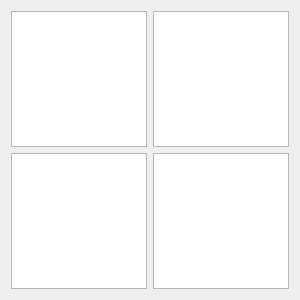
<?xml version="1.0" encoding="UTF-8"?>
<ui version="4.0">
 <class>ResolutionIdentifier</class>
 <widget class="QDialog" name="ResolutionIdentifier">
  <property name="geometry">
   <rect>
    <x>0</x>
    <y>0</y>
    <width>300</width>
    <height>300</height>
   </rect>
  </property>
  <property name="minimumSize">
   <size>
    <width>300</width>
    <height>300</height>
   </size>
  </property>
  <property name="maximumSize">
   <size>
    <width>300</width>
    <height>300</height>
   </size>
  </property>
  <property name="windowTitle">
   <string>Dialog</string>
  </property>
  <layout class="QGridLayout" name="gridLayout">
   <item row="0" column="1">
    <widget class="QGraphicsView" name="graphicsView_2"/>
   </item>
   <item row="0" column="0">
    <widget class="QGraphicsView" name="graphicsView"/>
   </item>
   <item row="1" column="0">
    <widget class="QGraphicsView" name="graphicsView_3"/>
   </item>
   <item row="1" column="1">
    <widget class="QGraphicsView" name="graphicsView_4"/>
   </item>
  </layout>
 </widget>
 <resources/>
 <connections/>
</ui>
